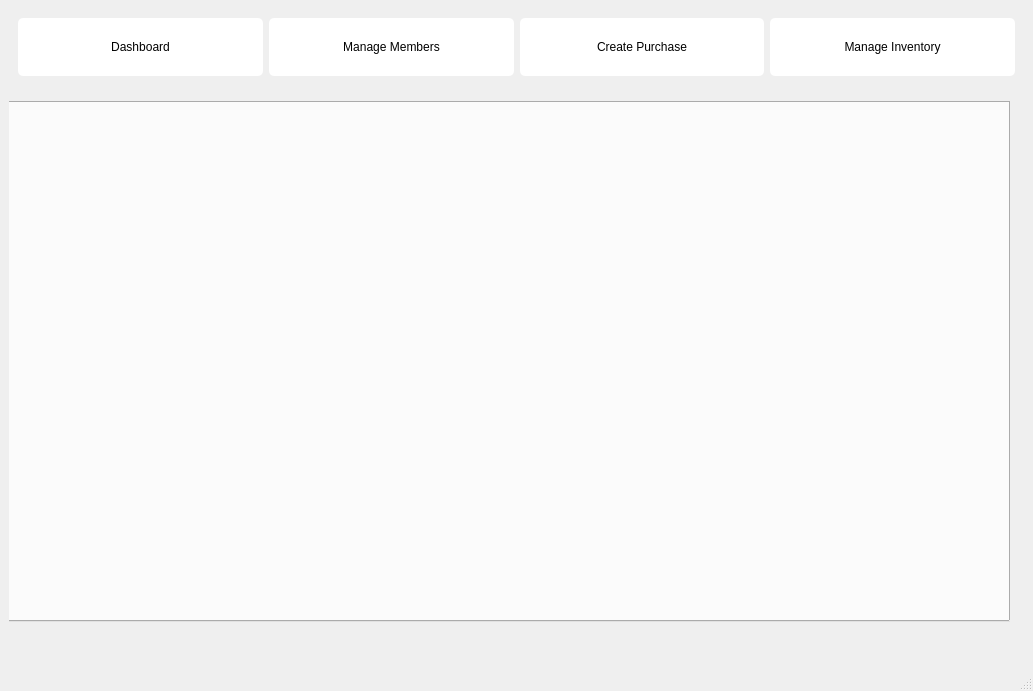
<?xml version="1.0" encoding="UTF-8"?>
<ui version="4.0">
 <class>MainWindow</class>
 <widget class="QMainWindow" name="MainWindow">
  <property name="geometry">
   <rect>
    <x>0</x>
    <y>0</y>
    <width>1033</width>
    <height>691</height>
   </rect>
  </property>
  <property name="windowTitle">
   <string>MainWindow</string>
  </property>
  <widget class="QWidget" name="centralwidget">
   <layout class="QVBoxLayout" name="verticalLayout">
    <item>
     <widget class="QFrame" name="horizontalFrame">
      <property name="styleSheet">
       <string notr="true">QPushButton {
	padding: 10px 23px;

	width: 138px;
	height: 38px;

	background: #FFFFFF;
	border-radius: 5px;
}</string>
      </property>
      <layout class="QHBoxLayout" name="horizontalLayout">
       <item>
        <widget class="QPushButton" name="pushButton">
         <property name="text">
          <string>Dashboard</string>
         </property>
        </widget>
       </item>
       <item>
        <widget class="QPushButton" name="pushButton_2">
         <property name="text">
          <string>Manage Members</string>
         </property>
        </widget>
       </item>
       <item>
        <widget class="QPushButton" name="pushButton_3">
         <property name="text">
          <string>Create Purchase</string>
         </property>
        </widget>
       </item>
       <item>
        <widget class="QPushButton" name="pushButton_4">
         <property name="text">
          <string>Manage Inventory</string>
         </property>
        </widget>
       </item>
      </layout>
     </widget>
    </item>
    <item>
     <widget class="QStackedWidget" name="stackedWidget">
      <property name="currentIndex">
       <number>0</number>
      </property>
      <widget class="QWidget" name="dashboard">
       <widget class="QTabWidget" name="tabWidget">
        <property name="geometry">
         <rect>
          <x>-250</x>
          <y>10</y>
          <width>1251</width>
          <height>521</height>
         </rect>
        </property>
        <property name="currentIndex">
         <number>-1</number>
        </property>
       </widget>
      </widget>
      <widget class="QWidget" name="page_2"/>
     </widget>
    </item>
   </layout>
  </widget>
  <widget class="QMenuBar" name="menubar">
   <property name="geometry">
    <rect>
     <x>0</x>
     <y>0</y>
     <width>1033</width>
     <height>24</height>
    </rect>
   </property>
  </widget>
  <widget class="QStatusBar" name="statusbar"/>
 </widget>
 <resources/>
 <connections/>
</ui>
